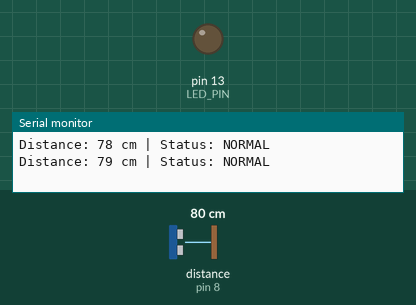
A program run on a simulated Arduino Uno, built with avr-gcc and run on an emulated ATmega328P. On the bench: output pins drawn as LEDs (lit = HIGH), the last lines printed to the serial monitor. Wiring (from diagram.json): ultrasonic range finder: trigger pin 9; echo pin 8. The test bench sets the inputs (shaded band); at power-on: distance to the obstacle (sensor on pin 8) 80 cm. The echo pulse lasts 58.3 µs per cm; pins used as bus, display or sensor lines are not drawn.

Above: at 0.8 s.
0.9 s: distance to the obstacle (sensor on pin 8) set to 12 cm
2.4 s: distance to the obstacle (sensor on pin 8) set to 9 cm
At 3.4 s:
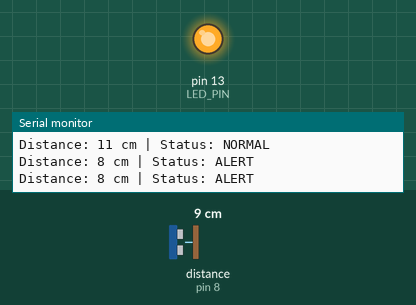
3.9 s: distance to the obstacle (sensor on pin 8) set to 18 cm
At 5.4 s:
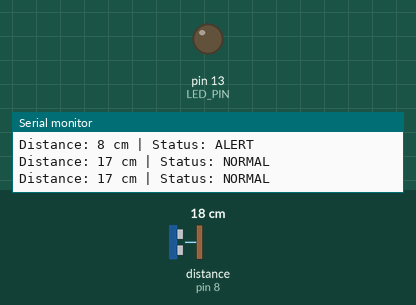
5.9 s: distance to the obstacle (sensor on pin 8) set to 2 cm
At 7.4 s:
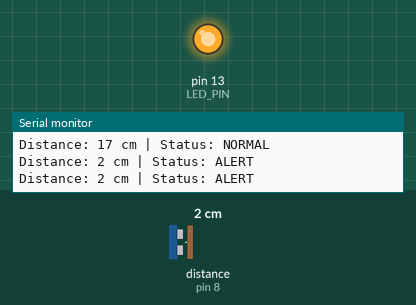
Timing chart, 0 to 8.9 s (numbered marks = the images above; inputs shaded):
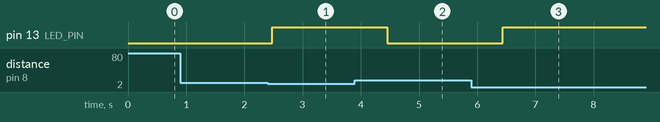

The program:

main.cpp
```cpp
#include "config/config.h"
#include "globals/globals.h"
#include "led/led.h"
#include "serial_comm/serial_comm.h"
#include "tasks/tasks.h"
#include "ultrasonic/ultrasonic.h"
#include <Arduino.h>
#include <Arduino_FreeRTOS.h>

void setup()
{
    initSerial();
    initLED();
    initUltrasonic();
    initGlobals();

    xTaskCreate(ultrasonicTask, "UltrasonicTask", ULTRASONIC_TASK_STACK_SIZE, NULL, TASK_PRIORITY, NULL);
    xTaskCreate(displayTask, "DisplayTask", DISPLAY_TASK_STACK_SIZE, NULL, TASK_PRIORITY, NULL);

    vTaskStartScheduler();
}

void loop() { }
```

globals.cpp
```cpp
#include "globals.h"
#include "config/config.h"

float sharedDistance = 0.0;
SemaphoreHandle_t serialMutex = NULL;
SemaphoreHandle_t distanceMutex = NULL;

void initGlobals()
{
    serialMutex = xSemaphoreCreateMutex();
    distanceMutex = xSemaphoreCreateMutex();
}
```

globals.h
```cpp
#ifndef GLOBALS_H
#define GLOBALS_H

#include <Arduino_FreeRTOS.h>
#include <semphr.h>

extern float sharedDistance;
extern SemaphoreHandle_t serialMutex;
extern SemaphoreHandle_t distanceMutex;

void initGlobals();

#endif
```

led.cpp
```cpp
#include "led.h"
#include "../config/config.h"

void initLED()
{
    pinMode(LED_PIN, OUTPUT);
}

void setLED(bool state)
{
    digitalWrite(LED_PIN, state ? HIGH : LOW);
}
```

led.h
```cpp
#ifndef LED_H
#define LED_H

#include <Arduino.h>

void initLED();
void setLED(bool state);

#endif
```

serial_comm.cpp
```cpp
#include "serial_comm.h"

static FILE serialOutput = { 0 };

static int serialWriteByte(char c, FILE* stream)
{
    if (c == '\n' || c == '\r') {
        Serial.write('\n');
        Serial.write('\r');
    } else {
        Serial.write(c);
    }
    return 0;
}

void initSerial()
{
    Serial.begin(SERIAL_BAUD_RATE);

    while (!Serial) {
        ;
    }

    fdev_setup_stream(&serialOutput, serialWriteByte, NULL, _FDEV_SETUP_WRITE);
    stdout = &serialOutput;
}
```

serial_comm.h
```cpp
#ifndef SERIAL_COMM_H
#define SERIAL_COMM_H

#include <Arduino.h>
#include <stdio.h>

#define SERIAL_BAUD_RATE 9600

void initSerial();

#endif
```

tasks.cpp
```cpp
#include "tasks.h"
#include "../config/config.h"
#include "../globals/globals.h"
#include "../led/led.h"
#include "../ultrasonic/ultrasonic.h"
#include <Arduino_FreeRTOS.h>
#include <semphr.h>
#include <stdio.h>
#include <task.h>

void ultrasonicTask(void* pvParameters)
{
    TickType_t xLastWakeTime = xTaskGetTickCount();
    const TickType_t xFrequency = pdMS_TO_TICKS(ULTRASONIC_TASK_FREQUENCY_MS);

    while (1) {
        float distance = getDistance();

        if (xSemaphoreTake(distanceMutex, portMAX_DELAY) == pdTRUE) {
            sharedDistance = distance;
            xSemaphoreGive(distanceMutex);
        }

        vTaskDelayUntil(&xLastWakeTime, xFrequency);
    }
}

void displayTask(void* pvParameters)
{
    float distance;
    TickType_t xLastWakeTime = xTaskGetTickCount();
    const TickType_t xFrequency = pdMS_TO_TICKS(DISPLAY_TASK_FREQUENCY_MS);

    while (1) {
        if (xSemaphoreTake(distanceMutex, portMAX_DELAY) == pdTRUE) {
            distance = sharedDistance;
            xSemaphoreGive(distanceMutex);
        }

        if (xSemaphoreTake(serialMutex, portMAX_DELAY) == pdTRUE) {
            printf("Distance: %d cm | ", (int)distance);

            if (distance < DISTANCE_THRESHOLD_CM) {
                setLED(true);
                printf("Status: ALERT\n");
            } else {
                setLED(false);
                printf("Status: NORMAL\n");
            }

            xSemaphoreGive(serialMutex);
        }

        vTaskDelayUntil(&xLastWakeTime, xFrequency);
    }
}
```

tasks.h
```cpp
#ifndef TASKS_H
#define TASKS_H

void ultrasonicTask(void* pvParameters);
void displayTask(void* pvParameters);

#endif
```

ultrasonic.cpp
```cpp
#include "ultrasonic.h"
#include "../config/config.h"

void initUltrasonic()
{
    pinMode(TRIG_PIN, OUTPUT);
    pinMode(ECHO_PIN, INPUT);
}

float getDistance()
{
    // #ifdef WOKWI
    //     static int counter = 0;
    //     counter++;
    //     if (counter % 50 < 25) {
    //         return 5.0;
    //     } else {
    //         return 15.0;
    //     }
    // #else
    digitalWrite(TRIG_PIN, LOW);
    delayMicroseconds(2);
    digitalWrite(TRIG_PIN, HIGH);
    delayMicroseconds(10);
    digitalWrite(TRIG_PIN, LOW);

    long duration = pulseIn(ECHO_PIN, HIGH);
    // 0.034 = speed of sound in cm/us
    // pulseIn -> duration of the pulse in microseconds
    // divide by 2 to get the round trip distance
    float distance = duration * 0.034 / 2;

    return distance;
    // #endif
}
```

ultrasonic.h
```cpp
#ifndef ULTRASONIC_H
#define ULTRASONIC_H

#include <Arduino.h>

void initUltrasonic();
float getDistance();

#endif
```

config.h
```cpp
#ifndef CONFIG_H
#define CONFIG_H

#define TRIG_PIN 9
#define ECHO_PIN 8
#define LED_PIN 13

#define ULTRASONIC_TASK_STACK_SIZE 128
#define DISPLAY_TASK_STACK_SIZE 128
#define TASK_PRIORITY 1

#define ULTRASONIC_TASK_FREQUENCY_MS 100
#define DISPLAY_TASK_FREQUENCY_MS 500

#define DISTANCE_THRESHOLD_CM 10

#endif
```

Measured:
- the behaviour switches between 11 and 10 cm on distance to the obstacle (sensor on pin 8) (found by bisection; images 0 and 1)
- after the input at 2.4 s, pin 13 (LED_PIN): LOW → HIGH after 0.08 s
- after the input at 3.9 s, pin 13 (LED_PIN): HIGH → LOW after 0.56 s
- after the input at 5.9 s, pin 13 (LED_PIN): LOW → HIGH after 0.54 s
